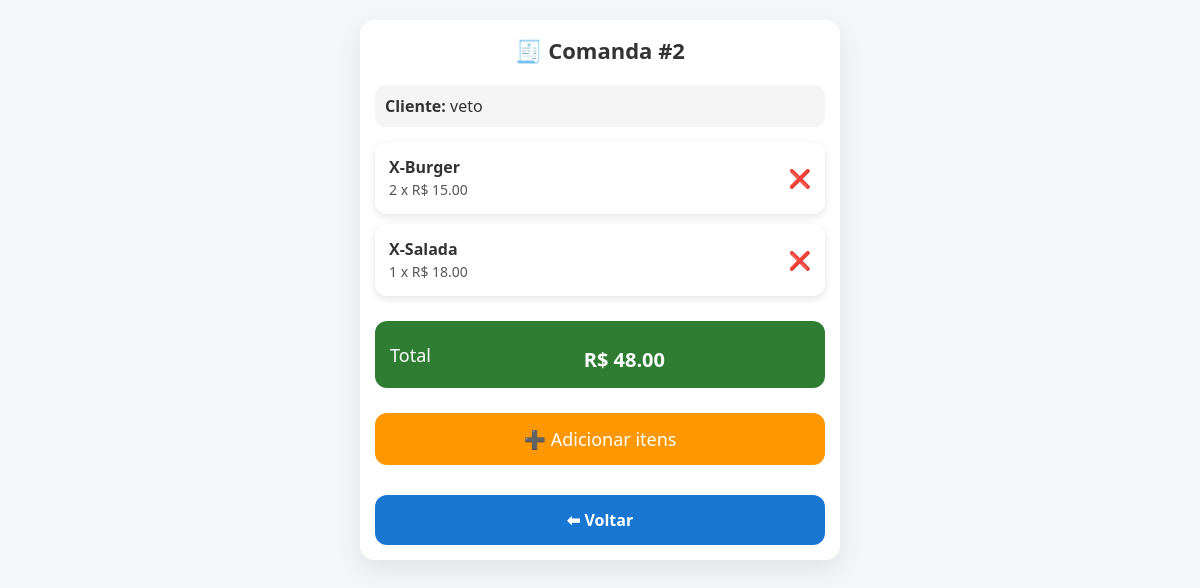
Page /comanda/2 (signed in) on the committed database.
### tables this page shows
CREATE TABLE comandas (
        id INTEGER PRIMARY KEY AUTOINCREMENT,
        cliente TEXT,
        cpf TEXT,
        aberta INTEGER,
        data TEXT
    );

CREATE TABLE itens_comanda (
        id INTEGER PRIMARY KEY AUTOINCREMENT,
        comanda_id INTEGER,
        produto_id INTEGER,
        qtd INTEGER,
        preco REAL
    );

CREATE TABLE produtos (
        id INTEGER PRIMARY KEY AUTOINCREMENT,
        nome TEXT,
        preco REAL,
        categoria_id INTEGER
    );

### app.py (the view)
@app.route("/comanda/<int:id>")
def comanda(id):
    if not login_required():
        return redirect("/login")
    con = conectar()
    cur = con.cursor()
    cur.execute("SELECT * FROM comandas WHERE id = ?", (id,))
    comanda = cur.fetchone()
    cur.execute("""
        SELECT i.id, p.nome, i.qtd, i.preco
        FROM itens_comanda i
        JOIN produtos p ON p.id = i.produto_id
        WHERE i.comanda_id = ?
    """, (id,))
    itens = cur.fetchall()
    cur.execute("SELECT * FROM produtos")
    produtos = cur.fetchall()
    con.close()
    total = sum(item["qtd"] * item["preco"] for item in itens)
    return render_template(
        "comanda.html",
        comanda=comanda,
        itens=itens,
        produtos=produtos,
        total=total
    )

### app.py (called while the page is built)
def conectar():
    con = sqlite3.connect("database.db")
    con.row_factory = sqlite3.Row
    return con

def login_required():
    return session.get("logado") is True

### templates/comanda.html (shortened to what this page needs)
<!DOCTYPE html>
<html lang="pt-br">
<head>
    <link rel="stylesheet" href="{{ url_for('static', filename='style.css') }}">
</head>
<body>
<div class="container">
    <h2>🧾 Comanda #{{ comanda.id }}</h2>
    <div class="info-comanda">
        <p><strong>Cliente:</strong> {{ comanda.cliente }}</p>
    </div>
    <div class="lista-itens">
        {% for item in itens %}
            <div class="item-comanda">
                <div>
                    <span class="item-nome">{{ item.nome }}</span>
                    <span class="item-detalhe">
                        {{ item.qtd }} x R$ {{ "%.2f"|format(item.preco) }}
                    </span>
                </div>
                <a href="/remover_item/{{ item.id }}/{{ comanda.id }}" class="btn-remover">❌</a>
            </div>
        {% endfor %}
    </div>
    <div class="total-box">
        <span>Total</span>
        <span class="total">R$ {{ "%.2f"|format(total) }}</span>
    </div>
    <a href="/categorias/{{ comanda.id }}" class="btn-principal">
        ➕ Adicionar itens
    </a>
    <a href="/" class="btn-voltar">
        ⬅ Voltar
    </a>
</div>
</body>
</html>

### static/style.css (style rules this page uses)
* { margin: 0; padding: 0; box-sizing: border-box; font-family: Arial, Helvetica, sans-serif; }
body { background: #f2f2f2; }
.container { max-width: 900px; margin: 20px auto; background: #fff; padding: 20px; border-radius: 12px; box-shadow: 0 4px 12px rgba(0,0,0,0.1); }
h2 { text-align: center; margin-bottom: 20px; }
.total { text-align: right; font-size: 18px; margin-top: 10px; font-weight: bold; }
.btn-voltar { display: block; margin-top: 15px; text-align: center; text-decoration: none; }
.container { max-width: 450px; margin: auto; padding: 20px; }
.info-comanda { background: #f5f5f5; padding: 10px; border-radius: 10px; margin-bottom: 15px; }
.lista-itens { margin-bottom: 15px; }
.item-comanda { display: flex; justify-content: space-between; align-items: center; background: #ffffff; padding: 12px; margin-bottom: 10px; border-radius: 12px; box-shadow: 0 3px 8px rgba(0,0,0,0.1); }
.item-nome { display: block; font-weight: bold; }
.item-detalhe { font-size: 14px; color: #555; }
.btn-remover { text-decoration: none; font-size: 18px; }
.total-box { display: flex; justify-content: space-between; align-items: center; background: #2e7d32; color: #fff; padding: 15px; border-radius: 12px; font-size: 18px; margin-bottom: 20px; }
.total { font-weight: bold; font-size: 20px; }
.btn-principal { display: block; width: 100%; text-align: center; padding: 14px; background: #ff9800; color: #fff; border-radius: 12px; font-size: 18px; text-decoration: none; margin-bottom: 10px; }
.btn-voltar { display: block; text-align: center; text-decoration: none; color: #555; }
.item-comanda { display: flex; justify-content: space-between; align-items: center; }
* { box-sizing: border-box; font-family: 'Segoe UI', Arial, sans-serif; }
body { background: #f4f6f9; margin: 0; padding: 20px; color: #333; }
.container { max-width: 900px; margin: auto; background: #fff; padding: 25px; border-radius: 14px; box-shadow: 0 10px 25px rgba(0,0,0,0.08); }
h2 { margin-top: 0; text-align: center; font-size: 28px; }
.total-box { display: grid; grid-template-columns: repeat(3, 1fr); gap: 15px; margin: 25px 0; }
a { text-decoration: none; }
.btn-voltar { display: inline-block; margin-top: 30px; padding: 12px 18px; background: #607d8b; color: #fff; border-radius: 10px; font-weight: bold; }
.container { max-width: 1000px; margin: auto; padding: 20px; }
.btn-voltar { display: inline-block; padding: 10px 16px; background: #222; color: #fff; border-radius: 8px; text-decoration: none; }
.container { max-width: 800px; margin: auto; font-family: Arial; }
.container { max-width: 100%; padding: 15px; }
h2 { text-align: center; font-size: 22px; }
.btn-voltar { display: block; width: 100%; text-align: center; background: #1976d2; color: white; padding: 14px; border-radius: 12px; text-decoration: none; font-weight: bold; }
@media (min-width: 768px) { .container { max-width: 900px; margin: auto; } }
.container { max-width: 480px; margin: auto; padding: 15px; }
.item-comanda { display: flex; justify-content: space-between; align-items: center; padding: 14px; border-radius: 12px; }

### rows in the picture
comandas: id "2", cliente "veto"
itens_comanda: nome "X-Burger", qtd "2", preco "15.00"
itens_comanda: nome "X-Salada", qtd "1", preco "18.00"

### other values in the picture
{{ "%.2f"|format(total) }} "48.00"
